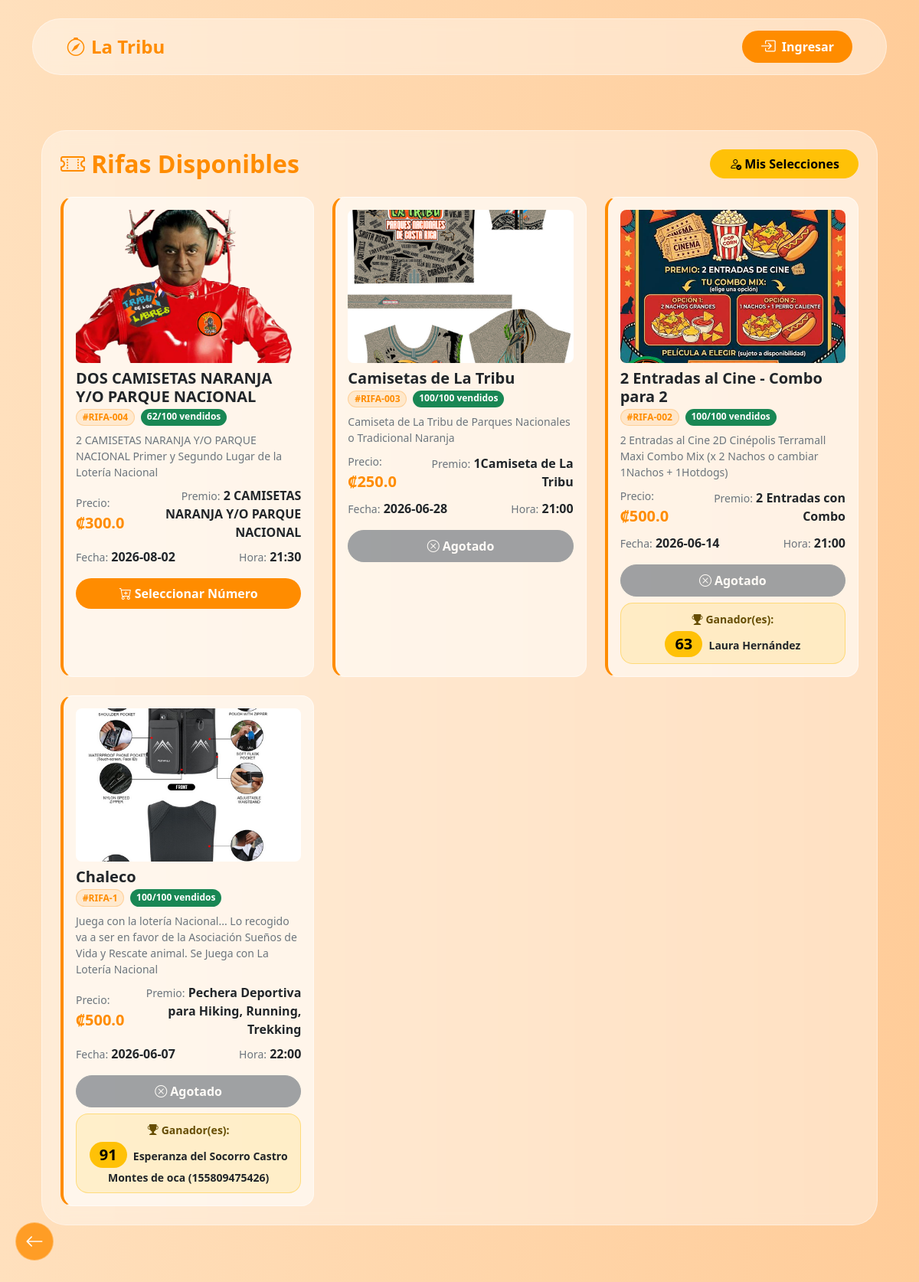
The page /rifas on the database its author committed.
### models_rifas.py (models this page shows)
class Raffle(db.Model):
    __tablename__ = 'raffle'
    id = db.Column(db.Integer, primary_key=True)
    raffle_number = db.Column(db.String(50), unique=True, nullable=False)
    name = db.Column(db.String(200), nullable=False)
    price = db.Column(db.Float, nullable=False)
    prize = db.Column(db.String(500), nullable=False)
    detail = db.Column(db.Text, nullable=False)
    raffle_date = db.Column(db.Date, nullable=False)
    raffle_time = db.Column(db.String(50))
    image_filename = db.Column(db.String(255), nullable=False)
    winning_numbers = db.Column(db.Text, default='[]')
    sinpe_name_default = db.Column(db.String(200))
    sinpe_phone_default = db.Column(db.String(50))
    created_at = db.Column(db.DateTime, default=datetime.utcnow)
    is_active = db.Column(db.Boolean, default=True)
    selections = db.relationship('RaffleSelection', backref='raffle', lazy=True, cascade='all, delete-orphan')

class RaffleSelection(db.Model):
    __tablename__ = 'raffle_selection'
    id = db.Column(db.Integer, primary_key=True)
    raffle_id = db.Column(db.Integer, db.ForeignKey('raffle.id'), nullable=False)
    number = db.Column(db.String(5), nullable=False)
    customer_name = db.Column(db.String(200), nullable=False)
    customer_phone = db.Column(db.String(50), nullable=False)
    customer_cedula = db.Column(db.String(50))
    pin = db.Column(db.String(10), nullable=False)
    selection_password = db.Column(db.String(100), nullable=False, default='', server_default='')
    created_at = db.Column(db.DateTime, default=datetime.utcnow)
    is_canceled = db.Column(db.Boolean, default=False)
    is_paid = db.Column(db.Boolean, default=False)
    payment_method = db.Column(db.String(50), default='No especificado')
    sinpe_name = db.Column(db.String(200))
    sinpe_phone = db.Column(db.String(50))
    __table_args__ = (db.UniqueConstraint('raffle_id', 'number', name='_raffle_number_uc'),)

### routes/rifas_public.py (the view)
@bp.route('/rifas')
def list_rifas():
    all_rifas = Raffle.query.all()
    stats_meta = stats_recaudado = 0
    for r in all_rifas:
        stats_meta += 100 * r.price
        vendidos = RaffleSelection.query.filter_by(raffle_id=r.id, is_canceled=False).count()
        stats_recaudado += vendidos * r.price
    stats = {
        'total_rifas': len(all_rifas),
        'activas':     sum(1 for r in all_rifas if r.is_active),
        'cerradas':    sum(1 for r in all_rifas if not r.is_active),
        'meta':        stats_meta,
        'recaudado':   stats_recaudado,
        'pendiente':   stats_meta - stats_recaudado,
        'porcentaje':  round(stats_recaudado / stats_meta * 100, 1) if stats_meta > 0 else 0,
    }
    rifas = Raffle.query.filter_by(is_active=True).order_by(Raffle.raffle_date.desc()).all()
    raffle_data = []
    for r in rifas:
        total_sold = RaffleSelection.query.filter_by(raffle_id=r.id, is_canceled=False).count()
        try:
            winners = json.loads(r.winning_numbers) if r.winning_numbers else []
        except Exception:
            winners = []
        winners_info = []
        for num in winners:
            sel = RaffleSelection.query.filter_by(raffle_id=r.id, number=num, is_canceled=False).first()
            winners_info.append({'number': num, 'name': sel.customer_name if sel else 'Sin asignar'})
        raffle_data.append({
            'id': r.id, 'raffle_number': r.raffle_number, 'name': r.name,
            'price': r.price, 'prize': r.prize, 'detail': r.detail,
            'raffle_date': r.raffle_date.strftime('%Y-%m-%d') if r.raffle_date else '',
            'raffle_time': r.raffle_time, 'image_filename': r.image_filename,
            'winning_numbers': winners, 'winners_info': winners_info,
            'total_sold': total_sold, 'total_available': 100 - total_sold
        })
    return render_template('rifas.html', rifas=raffle_data, stats=stats)

### routes/__init__.py (called while the page is built)
@bp.before_request
def ensure_session_avatar():
    if 'user_id' in session:
        if 'avatar' not in session or 'email' not in session:
            user = User.query.get(session['user_id'])
            if user:
                if 'avatar' not in session:
                    session['avatar'] = user.avatar or ''
                if 'email' not in session:
                    session['email'] = user.email or ''

### templates/rifas.html (shortened to what this page needs)
{% extends "base.html" %}
{% block content %}
<div class="container mt-4">
    <div class="glass-panel rounded-5 p-4">
        <div class="d-flex align-items-center justify-content-between mb-4 flex-wrap gap-2">
            <h2 class="fw-bold text-orange mb-0"><i class="bi bi-ticket-perforated me-2"></i>Rifas Disponibles</h2>
            <div class="d-flex gap-2 flex-wrap">
                <a href="/rifas/mis-selecciones" class="btn btn-warning-orange rounded-pill px-4">
                    <i class="bi bi-person-check me-1"></i>Mis Selecciones
                </a>
            </div>
        </div>
        {% if not rifas %}
        <div class="text-center text-muted py-5">
            <i class="bi bi-inbox fs-1 d-block mb-2"></i>No hay rifas disponibles en este momento.
        </div>
        {% else %}
        <div class="row g-4">
            {% for rifa in rifas %}
            <div class="col-12 col-md-6 col-lg-4">
                <div class="rounded-4 h-100 overflow-hidden" style="background: rgba(255,255,255,0.55); border-left: 4px solid #ff8c00; border-top: 1px solid rgba(255,255,255,0.7); border-right: 1px solid rgba(255,255,255,0.5); border-bottom: 1px solid rgba(255,255,255,0.5); cursor: pointer;" onclick="window.location='{{ url_for('main.rifa_detalle', raffle_id=rifa.id) }}'">
                    <div class="p-3">
                        <img src="{{ url_for('static', filename='uploads/rifas/' + rifa.image_filename) }}"
                             class="rounded-3 w-100 mb-2" style="max-height: 200px; object-fit: cover;"
                             alt="{{ rifa.name }}">
                        <h5 class="fw-bold mb-1">{{ rifa.name }}</h5>
                        <div class="d-flex gap-2 mb-2">
                            <span class="badge rounded-pill" style="background: #ff8c0020; color: #ff8c00; border: 1px solid #ff8c0040;">
                                #{{ rifa.raffle_number }}
                            </span>
                            <span class="badge bg-success rounded-pill">
                                {{ rifa.total_sold }}/100 vendidos
                            </span>
                        </div>
                        <p class="text-secondary small mb-2">{{ rifa.detail }}</p>
                        <div class="d-flex justify-content-between align-items-center mb-2">
                            <div>
                                <small class="text-secondary">Precio:</small>
                                <span class="fw-bold text-orange fs-5">₡{{ rifa.price }}</span>
                            </div>
                            <div class="text-end">
                                <small class="text-secondary">Premio:</small>
                                <span class="fw-bold text-dark">{{ rifa.prize }}</span>
                            </div>
                        </div>
                        <div class="d-flex justify-content-between align-items-center mb-3">
                            <div>
                                <small class="text-secondary">Fecha:</small>
                                <span class="fw-bold">{{ rifa.raffle_date }}</span>
                            </div>
                            {% if rifa.raffle_time %}
                            <div class="text-end">
                                <small class="text-secondary">Hora:</small>
                                <span class="fw-bold">{{ rifa.raffle_time }}</span>
                            </div>
                            {% endif %}
                        </div>
                        {% if rifa.total_available > 0 %}
                        <a href="{{ url_for('main.rifa_detalle', raffle_id=rifa.id) }}"
                           class="btn btn-orange w-100 rounded-pill py-2 fw-bold">
                            <i class="bi bi-cart-plus me-1"></i>Seleccionar Número
                        </a>
                        {% else %}
                        <button class="btn btn-secondary w-100 rounded-pill py-2 fw-bold" disabled>
                            <i class="bi bi-x-circle me-1"></i>Agotado
                        </button>
                        {% endif %}
                        {% if rifa.winners_info %}
                        <div class="mt-2 p-2 rounded-4 text-center" style="background:rgba(255,193,7,0.15);border:1px solid rgba(255,193,7,0.4);">
                            <small class="fw-bold text-warning-emphasis"><i class="bi bi-trophy-fill me-1"></i>Ganador(es):</small>
                            {% for w in rifa.winners_info %}
                            <div class="mt-1">
                                <span class="badge rounded-pill fw-bold fs-5" style="background:#ffc107;color:#000;">{{ w.number }}</span>
                                <span class="fw-bold small ms-1">{{ w.name }}</span>
                            </div>
                            {% endfor %}
                        </div>
                        {% endif %}
                    </div>
                </div>
            </div>
            {% endfor %}
        </div>
        {% endif %}
    </div>
</div>
{% endblock %}

### templates/base.html (shortened to what this page needs)
<!DOCTYPE html>
<html lang="es" data-theme="light">
<head>
    <link rel="stylesheet" href="{{ url_for('static', filename='css/bootstrap.css') }}?v=2">
    <link rel="stylesheet" href="{{ url_for('static', filename='css/bootstrap-icons.css') }}?v=2">
    <link rel="stylesheet" href="{{ url_for('static', filename='css/global.css') }}?v=2">
    <link rel="stylesheet" href="{{ url_for('static', filename='css/main.css') }}?v=2">
    <link rel="stylesheet" href="{{ url_for('static', filename='css/base.css') }}?v=2">
</head>
<body>
    <div class="container mt-4">
        <nav class="navbar navbar-expand-lg d-none d-md-flex custom-navbar glass-panel rounded-pill">
            <div class="container-fluid">
                <a class="navbar-brand text-orange fw-bold fs-4 d-flex align-items-center gap-2" href="/">
                    <i class="bi bi-compass"></i> La Tribu
                </a>
                <div class="ms-auto d-flex align-items-center gap-3">
                    {% if session.get('user_id') %}
                        {% set nav_avatar = session.get('avatar') or '' %}
                        <a href="{{ url_for('main.profile') }}" class="d-flex align-items-center text-decoration-none" title="Mi Perfil">
                            <div class="rounded-circle overflow-hidden border border-2 border-white shadow-sm d-flex align-items-center justify-content-center bg-orange" style="width:42px;height:42px;flex-shrink:0;">
                                {% if nav_avatar and nav_avatar != 'default.png' %}
                                    <img src="{{ url_for('static', filename=nav_avatar) }}" alt="Avatar" style="width:100%;height:100%;object-fit:cover;">
                                {% else %}
                                    <i class="bi bi-person-fill text-white fs-5"></i>
                                {% endif %}
                            </div>
                        </a>
                    {% else %}
                        <button class="btn btn-orange rounded-pill px-4 shadow-sm fw-bold d-flex align-items-center" data-bs-toggle="modal" data-bs-target="#loginModal">
                            <i class="bi bi-box-arrow-in-right me-2 fs-5"></i> Ingresar
                        </button>
                    {% endif %}
                </div>
            </div>
        </nav>
    </div>
    <main class="container mt-2 mt-md-5 mb-5 pb-5 content-wrapper">
        {% block content %}
        {% endblock %}
    </main>
    {% if request.path != '/' %}
    <button id="btnBack" class="btn-global-back" onclick="if(document.referrer.includes(window.location.host) && window.history.length > 1) { window.history.back(); } else { window.location.href='/'; }" title="Volver Atrás">
        <i class="bi bi-arrow-left fs-4"></i>
    </button>
    {% endif %}
{% include 'partials/base_scripts.html' %}

### templates/partials/base_scripts.html (shortened to what this page needs)
</body>
</html>

### static/css/global.css (style rules this page uses)
:root { --bg-dark: #1e1e1e; --bg-darker: #121212; --text-light: #f1f1f1; --primary-orange: #ff8c00; --primary-hover: #e07b00; --nav-mobile-height: 65px; }
.text-orange { color: var(--primary-orange) !important; }
a { color: var(--primary-orange); text-decoration: none; }
.custom-navbar { background-color: var(--bg-dark); border-bottom: 2px solid var(--primary-orange); }
.btn-warning-orange { background-color: #ffc107; border-color: #ffc107; color: #000 !important; font-weight: 600; }
.btn-global-back { position: fixed; bottom: calc(var(--nav-mobile-height) + 20px); left: 20px; width: 50px; height: 50px; border-radius: 50%; background-color: var(--primary-orange); color: white; border: none; box-shadow: 0 4px 6px rgba(0,0,0,0.3); z-index: 1020; display: flex; justify-content: center; align-items: center; cursor: pointer; }

### static/css/base.css (style rules this page uses)
body { background: linear-gradient(to right, #ffe0bd 0%, #ffcc99 100%); background-attachment: fixed; min-height: 100vh; display: flex; flex-direction: column; }
.glass-panel { background: rgba(255, 255, 255, 0.4); backdrop-filter: blur(10px); -webkit-backdrop-filter: blur(10px); border: 1px solid rgba(255, 255, 255, 0.4); box-shadow: 0 8px 32px 0 rgba(31, 38, 135, 0.05); }
.btn-orange { background-color: var(--primary-orange, #ff8c00); color: #fff; border: none; transition: all 0.3s ease; }
.custom-navbar { padding: 0.8rem 2rem; z-index: 1040; }
.btn-global-back { position: fixed; bottom: calc(var(--nav-mobile-height, 70px) - 15px); left: 20px; width: 50px; height: 50px; border-radius: 50%; background: rgba(255, 140, 0, 0.8); backdrop-filter: blur(5px); color: white; border: 1px solid rgba(255, 255, 255, 0.3); box-shadow: 0 4px 15px rgba(255, 140, 0, 0.4); z-index: 1045; display: flex; justify-content: center; align-items: center; cursor: pointer; transition: all 0.3s ease; }
*, *::before, *::after { box-shadow: none !important; text-shadow: none !important; }

### templates/partials/base_styles.html (style rules this page uses)
*, *::before, *::after { box-shadow: none !important; text-shadow: none !important; }
.shadow, .shadow-sm, .shadow-lg, .shadow-none, [class*="shadow"] { box-shadow: none !important; }

### rows shown on the page
Raffle: image_filename (picture), name "DOS CAMISETAS NARANJA Y/O PARQUE NACIONAL", raffle_number "RIFA-004", total_sold "62", detail "2 CAMISETAS NARANJA Y/O PARQUE NACIONAL Primer y Segundo Lugar de la Lotería Nacional", price "300.0", prize "2 CAMISETAS NARANJA Y/O PARQUE NACIONAL", raffle_date "2026-08-02", raffle_time "21:30"
Raffle: image_filename (picture), name "Camisetas de La Tribu", raffle_number "RIFA-003", total_sold "100", detail "Camiseta de La Tribu de Parques Nacionales o Tradicional Naranja", price "250.0", prize "1Camiseta de La Tribu", raffle_date "2026-06-28", raffle_time "21:00", shows "Agotado"
Raffle: image_filename (picture), name "2 Entradas al Cine - Combo para 2", raffle_number "RIFA-002", total_sold "100", detail "2 Entradas al Cine 2D Cinépolis Terramall Maxi Combo Mix (x 2 Nachos o cambiar 1Nachos + 1Hotdogs)", price "500.0", prize "2 Entradas con Combo", raffle_date "2026-06-14", raffle_time "21:00", shows "Agotado"
RaffleSelection: number "63", name "Laura Hernández"
Raffle: image_filename (picture), name "Chaleco", raffle_number "RIFA-1", total_sold "100", detail "Juega con la lotería Nacional... Lo recogido va a ser en favor de la Asociación Sueños de Vida y Rescate animal. Se Juega con La Lotería Nacional", price "500.0", prize "Pechera Deportiva para Hiking, Running, Trekking", raffle_date "2026-06-07", raffle_time "22:00", shows "Agotado"
RaffleSelection: number "91", name "Esperanza del Socorro Castro Montes de oca (155809475426)"
